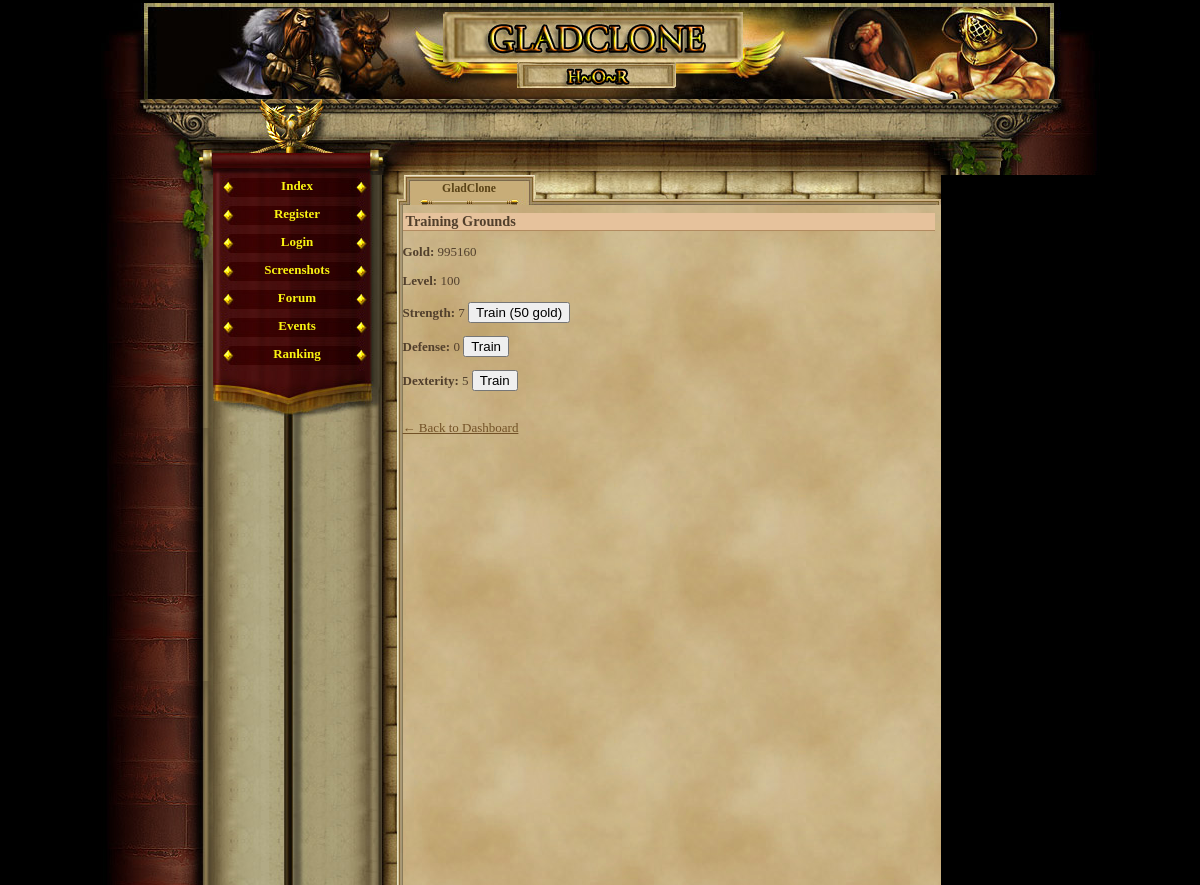
The app's page /training.php (signed in), older data.
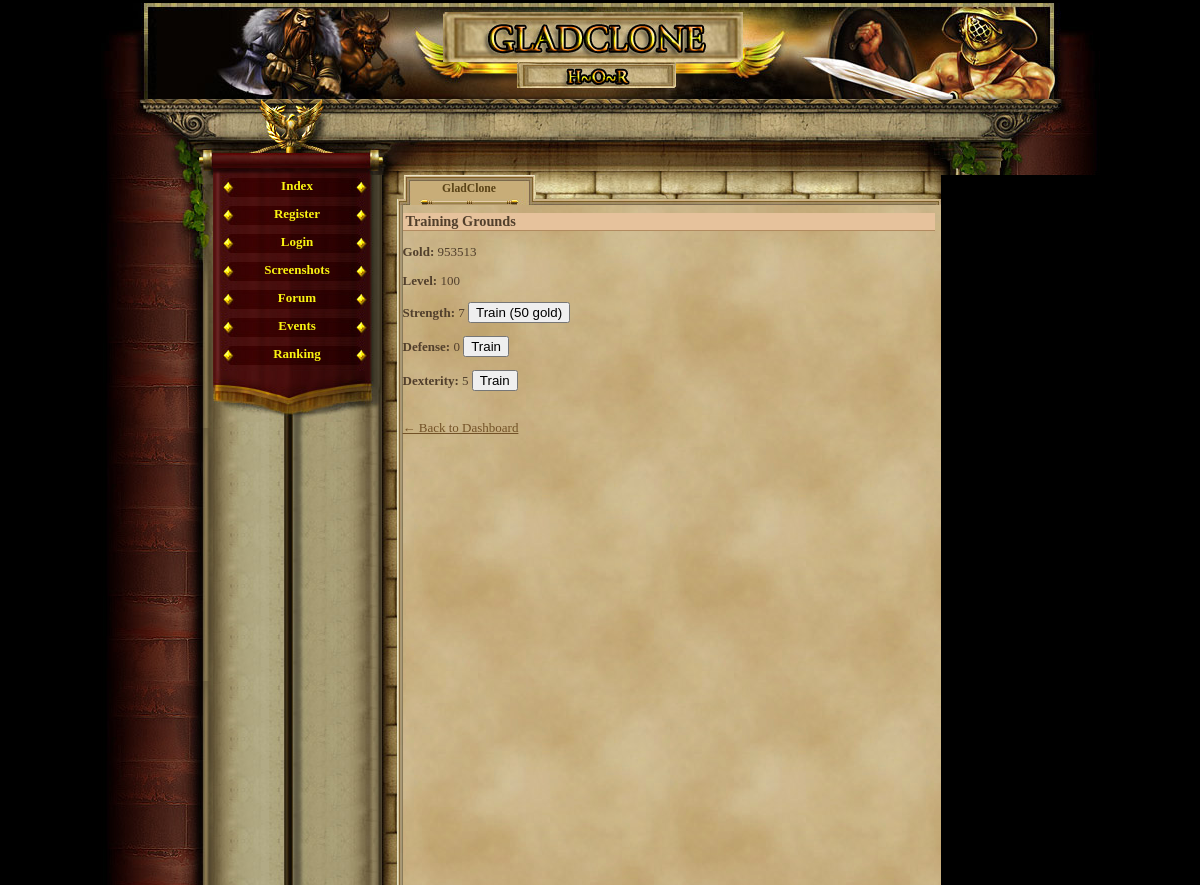
The same page, newer data.
### tables this page shows
CREATE TABLE `gracze` (
  `id` int(11) NOT NULL AUTO_INCREMENT,
  `gracz` int(11) NOT NULL DEFAULT '0',
  `login` varchar(24) NOT NULL,
  `haslo` varchar(40) NOT NULL,
  `email` varchar(40) NOT NULL,
  `plec` tinyint(4) NOT NULL DEFAULT '0',
  `avatar` tinyint(4) NOT NULL DEFAULT '1',
  `pregunta` text NOT NULL,
  `respuesta` text NOT NULL,
  `rank` int(1) NOT NULL DEFAULT '1',
  `nivel` int(1) NOT NULL DEFAULT '1',
  `exp` int(1) NOT NULL DEFAULT '0',
  `exp_max` int(1) NOT NULL DEFAULT '10',
  `honor` int(1) NOT NULL DEFAULT '0',
  `fama` int(1) NOT NULL DEFAULT '0',
  `victorias` int(1) NOT NULL DEFAULT '0',
  `perdidas` int(1) NOT NULL DEFAULT '0',
  `oro_robado` int(1) NOT NULL DEFAULT '0',
  `oro_perdido` int(1) NOT NULL DEFAULT '0',
  `atak` int(5) NOT NULL DEFAULT '0',
  `obrona` int(3) NOT NULL DEFAULT '0',
  `sila` int(1) NOT NULL DEFAULT '5',
  `sila_i` int(1) NOT NULL DEFAULT '0',
  `sila_max` int(1) NOT NULL DEFAULT '10',
  `zrecznosc` int(1) NOT NULL DEFAULT '5',
  `zrecznosc_i` int(1) NOT NULL DEFAULT '0',
  `zrecznosc_max` int(1) NOT NULL DEFAULT '10',
  `wyrzymalosc` int(1) NOT NULL DEFAULT '5',
  `wyrzymalosc_i` int(1) NOT NULL DEFAULT '0',
  `wyrzymalosc_max` int(1) NOT NULL DEFAULT '10',
  `constitucion` int(1) NOT NULL DEFAULT '5',
  `constitucion_i` int(1) NOT NULL DEFAULT '0',
  `constitucion_max` int(1) NOT NULL DEFAULT '10',
  `carisma` int(1) NOT NULL DEFAULT '5',
  `carisma_i` int(1) NOT NULL DEFAULT '0',
  `carisma_max` int(1) NOT NULL DEFAULT '10',
  `inteligencja` int(1) NOT NULL DEFAULT '5',
  `inteligencja_i` int(1) NOT NULL DEFAULT '0',
  `inteligencja_max` int(1) NOT NULL DEFAULT '10',
  `mdchance` int(1) NOT NULL DEFAULT '0',
  `dhchance` int(1) NOT NULL DEFAULT '0',
  `ctchance` int(1) NOT NULL DEFAULT '0',
  `zycie` int(100) NOT NULL DEFAULT '100',
  `zycie_max` int(100) NOT NULL DEFAULT '100',
  `obrazenia_min` int(1) NOT NULL DEFAULT '0',
  `obrazenia_max` int(3) NOT NULL DEFAULT '2',
  `zloto` int(100) NOT NULL DEFAULT '150',
  `zloto_skarbiec` int(11) NOT NULL,
  `punkty` int(11) NOT NULL,
  `pracuje` int(11) NOT NULL,
  `ostatnia_walka_pvp` int(11) NOT NULL,
  `ostatnia_walka_pvc` int(11) NOT NULL,
  `ostatnio_zregenerowano` int(11) NOT NULL,
  `titulo` varchar(24) NOT NULL DEFAULT 'Newbie',
  `arena_level` int(11) NOT NULL,
  `rubies` int(11) NOT NULL DEFAULT '0',
  `centurion_time` int(11) NOT NULL,
  `reportes` int(1) NOT NULL DEFAULT '0',
  `mensajes` int(1) NOT NULL DEFAULT '0',
  `noticias` int(1) NOT NULL DEFAULT '0',
  `bendicion1_type` int(11) NOT NULL,
  `bendicion1_time` int(11) NOT NULL,
  `bendicion2_type` int(11) NOT NULL,
  `bendicion2_time` int(11) NOT NULL,
  `bendicion3_type` int(11) NOT NULL,
  `bendicion3_time` int(11) NOT NULL,
  `bendicion4_type` int(11) NOT NULL,
  `bendicion4_time` int(11) NOT NULL,
  `ostatnia_aktywnosc` int(11) NOT NULL DEFAULT '0',
  `username_locked` tinyint(1) NOT NULL DEFAULT '0',
  `lock_login` tinyint(1) NOT NULL DEFAULT '0',
  PRIMARY KEY (`id`),
  UNIQUE KEY `login` (`login`)
);

### training.php (the view, shortened to what this page needs)
<?php
require_once('var/ustawienia.php');
require_once('gora_strony.php');
require_once('menu_l.php');
$player_id = $_SESSION['id'];
$stmt = $conn->prepare("SELECT sila, obrona, zrecznosc, zloto, nivel FROM gracze WHERE id = ?");
$stmt->bind_param("i", $player_id);
$stmt->execute();
$result = $stmt->get_result();
$player = $result->fetch_assoc();
$training_cost = 50;
?>
<h2>Training Grounds</h2>
<p><strong>Gold:</strong> <?php echo htmlspecialchars($player['zloto']); ?></p>
<p><strong>Level:</strong> <?php echo htmlspecialchars($player['nivel']); ?></p>
<form method="post">
    <p><strong>Strength:</strong> <?php echo htmlspecialchars($player['sila']); ?>
        <button type="submit" name="train" value="sila">Train (<?php echo $training_cost; ?> gold)</button></p>
    <p><strong>Defense:</strong> <?php echo htmlspecialchars($player['obrona']); ?>
        <button type="submit" name="train" value="obrona">Train</button></p>
    <p><strong>Dexterity:</strong> <?php echo htmlspecialchars($player['zrecznosc']); ?>
        <button type="submit" name="train" value="zrecznosc">Train</button></p>
</form>
<br><a href="index.php">← Back to Dashboard</a>

Row changes from the older to the newer data that the page shows:
changed gracze: zloto "995160" → "953513"
